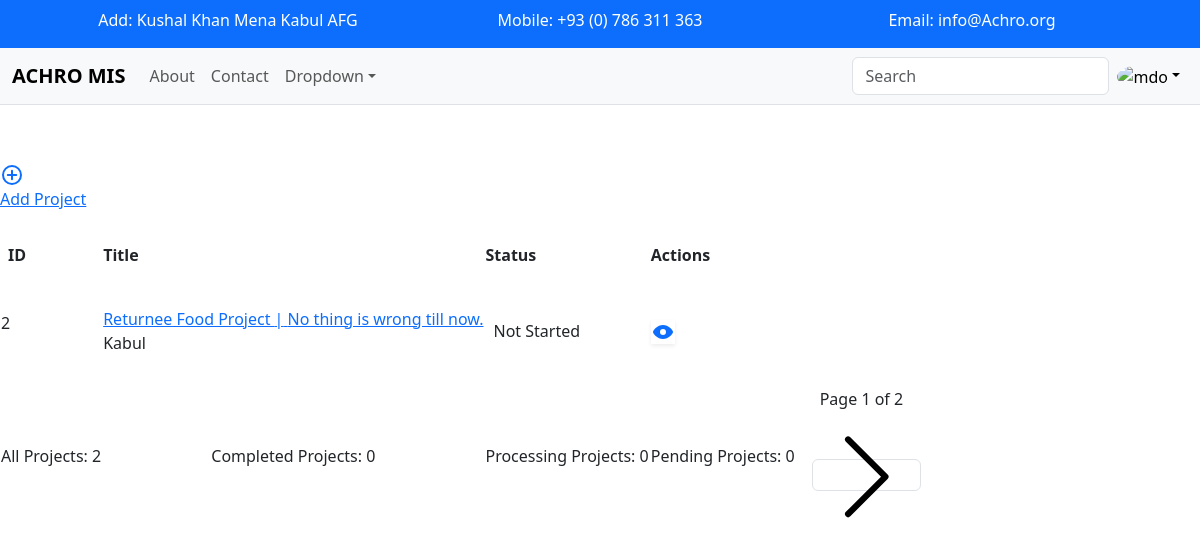
The page /mande/ (signed in) on the database as committed earlier.
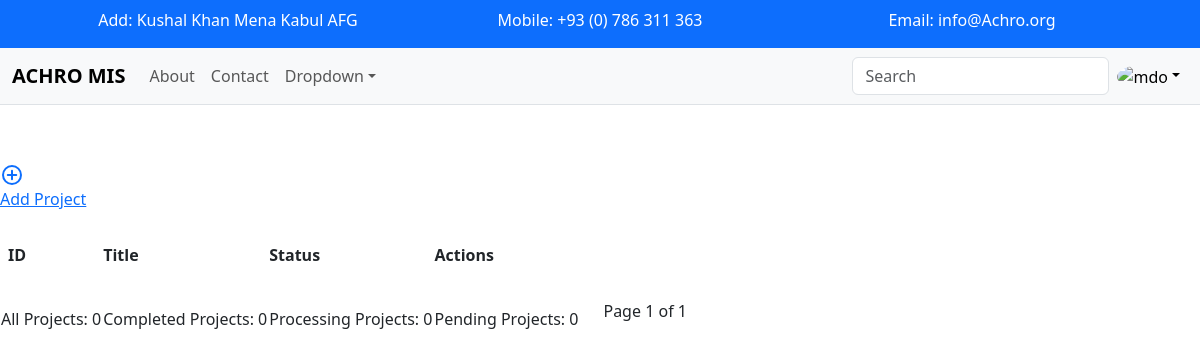
The same page on the database as committed later.
### mande/models.py (models this page shows, shortened)
class Project(models.Model):
    PROJECT_OVERALL_STATUS_CHOICES = [
        ("N", "Not Started"),
        ("S", "On Start"),
        ("P", "In Progress"),
        ("C", "Completed"),
        ("PN", "Pendding"),
        ("CN", "Canncelled"),
    ]
    title = models.CharField(max_length=200, verbose_name="Title")
    slug = models.SlugField(max_length=100, unique=True, verbose_name="sluge")
    sector = models.ForeignKey(
        Sector, models.SET_NULL, null=True, blank=True, verbose_name="Sector"
    )
    donor = models.ForeignKey(Donor, models.CASCADE, verbose_name="Donor")
    location = models.ForeignKey(
        Location, models.SET_NULL, null=True, blank=True, verbose_name="Location"
    )
    start_date = models.DateField(auto_now=True, verbose_name="Start Date")
    end_date = models.DateField(default=six_month_after_now, verbose_name="End Date")
    idp = models.BooleanField(default=False, verbose_name="IDP")
    idp_returnee = models.BooleanField(default=False, verbose_name="IDP/Returnee")
    refugee = models.BooleanField(default=False, verbose_name="Refugee")
    host = models.BooleanField(default=False, verbose_name="Host")
    kochi = models.BooleanField(default=False, verbose_name="Kochi")
    male = models.BooleanField(default=False, verbose_name="Male")
    female = models.BooleanField(default=False, verbose_name="Female")
    childern = models.BooleanField(default=False, verbose_name="Childern")
    childern_age_from = models.IntegerField(
        verbose_name="Childer Start age",
        validators=[MinValueValidator(0), MaxValueValidator(20)],
        blank=True,
        null=True,
    )
    childern_age_end = models.IntegerField(
        verbose_name="Childer End age",
        validators=[MinValueValidator(0), MaxValueValidator(20)],
        blank=True,
        null=True,
    )
    plw = models.BooleanField(default=False, verbose_name="PLW")
    pwd = models.BooleanField(default=False, verbose_name="PWd")
    overall_Status = models.CharField(
        max_length=50,
        choices=PROJECT_OVERALL_STATUS_CHOICES,
        default=PROJECT_OVERALL_STATUS_CHOICES,
        verbose_name="Overall Status",
    )
    remarks = models.TextField(max_length=300, blank=True, null=True)
    doc = models.DateField(auto_now_add=True)
    dou = models.DateField(auto_now=True)
    class Meta:
        verbose_name = "Project"
        verbose_name_plural = "Projects"
        ordering = ["-doc"]

### utility/models.py (models this page shows, shortened)
class Location(models.Model):
    region = models.CharField(max_length=150, verbose_name="Region")
    province = models.CharField(max_length=150, verbose_name="Province")
    district = models.CharField(max_length=150, verbose_name="District")
    village = models.CharField(max_length=200, verbose_name="Village")
    slug = models.SlugField(max_length=100, unique=True, verbose_name="slug")
    description = models.TextField(
        max_length=255, blank=True, null=True, verbose_name="Description"
    )
    class Meta:
        verbose_name = "Location"
        verbose_name_plural = "Locations"

### mande/views.py (the view)
# urls.py: path("", views.ListProject.as_view(), name="index"),
class ListProject(LoginRequiredMixin, ListView):
    paginate_by = 1
    model = models.Project
    def get_context_data(self, **kwargs):
        context = super().get_context_data(**kwargs)
        context["count"] = models.Project.objects.count()
        context["using"] = models.Project.objects.filter(overall_Status="C").count()
        context["Processing"] = models.Project.objects.filter(
            overall_Status="P"
        ).count()
        context["Pendding"] = models.Project.objects.filter(overall_Status="PN").count()
        return context

### mande/templates/mande/project_list.html (shortened to what the changed rows need)
{% extends 'base/main.html' %} {%block title %} Monitoring {% endblock title %}
{% block content %}
<div class="bg-blue-700 shadow-md flex justify-between items-center px-10">
  <h1 class="font-bold  text-white text-center py-6 text-5xl">ACHRO Projects List</h1>
</div>
<table class="min-w-full divide-y divide-gray-200 overflow-x-auto px-2">
  <thead class="bg-gray-50">
      <tr>
          <th scope="col" class="px-2 py-3 text-left text-xs font-medium text-gray-500 uppercase tracking-wider">
              ID
          </th>
          <th scope="col" class="px-6 py-3 text-left text-xs font-medium text-gray-500 uppercase tracking-wider">
              Title
          </th>
          <th scope="col" class="px-6 py-3 text-left text-xs font-medium text-gray-500 uppercase tracking-wider">
              Status
          </th>
          <th scope="col" class="px-6 py-3 text-left text-xs font-medium text-gray-500 uppercase tracking-wider">
              Actions
          </th>
      </tr>
  </thead>
  <tbody class="bg-white divide-y divide-gray-200">
    {% for project in object_list %}
      <tr>
        <td class="pl-3">
          <p>{{project.id}}</p>
        </td>
          <td class="px-6 py-4 whitespace-nowrap w-full">
              <div class="text-sm text-gray-900 font-medium"> <a href="{% url "mande:project-details" project.slug %}">{{project.title | title }} <span class="text-yellow-600">|</span> {{ project.remarks }}</a></div>
              <div class="text-xs font-light text-gray-500">{{project.location.province}}</div>
          </td>
          <td class="px-6 py-4 whitespace-nowrap">
            {% if project.overall_Status == "N" %}
              <span class="px-2 inline-flex text-xs leading-5 font-semibold rounded-full shadow-md bg-yellow-100 text-yellow-800"> Not Started</span>
            {% elif project.overall_Status == "S"%}
              <span class="px-2 inline-flex text-xs leading-5 font-semibold rounded-full shadow-md bg-green-100 text-green-800"> ON Start</span>
            {% elif project.overall_Status == "P"%}
              <span class="px-2 inline-flex text-xs leading-5 font-semibold rounded-full shadow-md bg-Purple-100 text-purple-800"> Active</span>
            {% elif project.overall_Status == "C"%}
              <span class="px-2 inline-flex text-xs leading-5 font-semibold rounded-full shadow-md bg-green-600 text-green-100"> Completed</span>
            {% elif project.overall_Status == "PN"%}
              <span class="px-2 inline-flex text-xs leading-5 font-semibold rounded-full shadow-md bg-yellow-100 text-yellow-800"> Pendding</span>
            {% elif project.overall_Status == "CN"%}
              <span class="px-2 inline-flex text-xs leading-5 font-semibold rounded-full shadow-md bg-green-100 text-green-800"> Cancelled</span>
            {% else %}
              <span class="px-2 inline-flex text-xs leading-5 font-semibold rounded-full shadow-md bg-green-100 text-green-800"> Not selected</span>
            {% endif %}
          </td>
          <td class="px-6 py-4 whitespace-nowrap  text-sm font-medium">
              <a href="{% url "mande:project-details" project.slug %}" class="text-indigo-600 hover:text-indigo-900 text-center">
              </a>
          </td>
      </tr>
      {% endfor %}
  </tbody>
  <tfoot >
    <tr class="bg-blue-200 m-10 divide-y rounded-md text-gray-800">
      <td scope="col" class="px-6 py-4 whitespace-nowrap  text-sm font-normal text-center">All Projects: {{count}}</td>
      <td scope="col" class="px-6 py-4 whitespace-nowrap  text-sm font-normal text-center">Completed Projects: {{using}}</td>
      <td scope="col" class="px-6 py-4 whitespace-nowrap  text-sm font-normal text-center">Processing Projects: {{Processing}}</td>
      <td scope="col" class="px-6 py-4 whitespace-nowrap  text-sm font-normal text-center">Pending Projects: {{Pendding}}</td>
      <td scope="col" class="px-3 py-2 whitespace-nowrap  text-sm font-normal text-center flex justify-center items-center bg-blue-400 rounded m-2">
            <p class="text-gray-700 px-2">Page {{ page_obj.number }} of {{ page_obj.paginator.num_pages }}</p>
            {% if page_obj.has_next %}
              <a class="p-1 rounded border text-black bg-white hover:text-white hover:bg-blue-600 hover:border-blue-600" href="?page={{ page_obj.next_page_number }}">
                  <svg class="w-5 h-5" xmlns="http://www.w3.org/2000/svg" fill="currentColor" viewBox="0 0 16 16">
                      <path fill-rule="evenodd"
                          d="M4.646 1.646a.5.5 0 0 1 .708 0l6 6a.5.5 0 0 1 0 .708l-6 6a.5.5 0 0 1-.708-.708L10.293 8 4.646 2.354a.5.5 0 0 1 0-.708z" />
                  </svg>
              </a>
            {% endif %}
      </td>
    </tr>
  </tfoot>
</table>
{% endblock content %}

Rows that differ between the two databases and show on the page:
removed Project: id "2", title "Returnee Food Project", remarks "No thing is wrong till now.", location.province "Kabul", overall_Status "Not Started"
Other text that changed with them:
{{ count }}: "2" → "0"
{{ page_obj.paginator.num_pages }}: "2" → "1"
